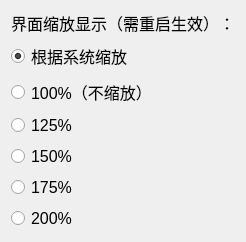
          <widget class="QFrame" name="frame_13">
           <property name="font">
            <font>
             <pointsize>12</pointsize>
            </font>
           </property>
           <property name="styleSheet">
            <string notr="true"/>
           </property>
           <layout class="QVBoxLayout" name="verticalLayout_16">
            <item>
             <widget class="QLabel" name="label">
              <property name="font">
               <font>
                <pointsize>12</pointsize>
               </font>
              </property>
              <property name="text">
               <string>界面缩放显示（需重启生效）：</string>
              </property>
             </widget>
            </item>
            <item>
             <widget class="QRadioButton" name="mainScaleButton0">
              <property name="text">
               <string>根据系统缩放</string>
              </property>
              <property name="checked">
               <bool>true</bool>
              </property>
              <attribute name="buttonGroup">
               <string notr="true">mainScaleGroup</string>
              </attribute>
             </widget>
            </item>
            <item>
             <widget class="QRadioButton" name="mainScaleButton1">
              <property name="text">
               <string>100%（不缩放）</string>
              </property>
              <attribute name="buttonGroup">
               <string notr="true">mainScaleGroup</string>
              </attribute>
             </widget>
            </item>
            <item>
             <widget class="QRadioButton" name="mainScaleButton2">
              <property name="text">
               <string>125%</string>
              </property>
              <attribute name="buttonGroup">
               <string notr="true">mainScaleGroup</string>
              </attribute>
             </widget>
            </item>
            <item>
             <widget class="QRadioButton" name="mainScaleButton3">
              <property name="text">
               <string>150%</string>
              </property>
              <attribute name="buttonGroup">
               <string notr="true">mainScaleGroup</string>
              </attribute>
             </widget>
            </item>
            <item>
             <widget class="QRadioButton" name="mainScaleButton4">
              <property name="text">
               <string>175%</string>
              </property>
              <attribute name="buttonGroup">
               <string notr="true">mainScaleGroup</string>
              </attribute>
             </widget>
            </item>
            <item>
             <widget class="QRadioButton" name="mainScaleButton5">
              <property name="text">
               <string>200%</string>
              </property>
              <attribute name="buttonGroup">
               <string notr="true">mainScaleGroup</string>
              </attribute>
             </widget>
            </item>
           </layout>
          </widget>
